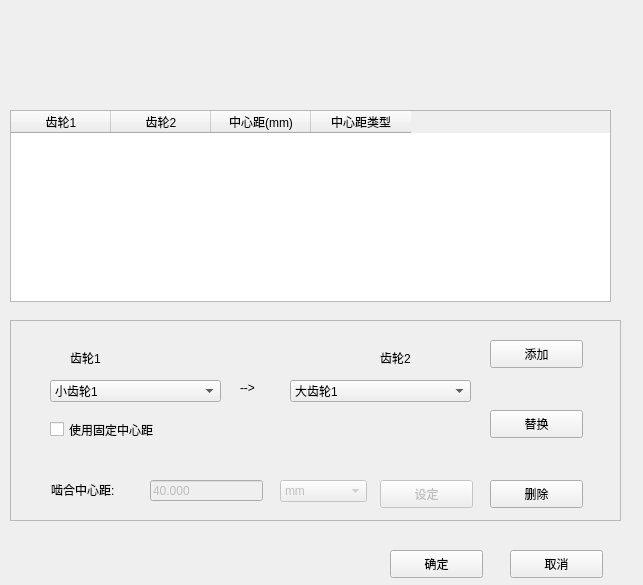
<?xml version="1.0" encoding="UTF-8"?>
<ui version="4.0">
 <class>EditMeshing</class>
 <widget class="QWidget" name="EditMeshing">
  <property name="geometry">
   <rect>
    <x>0</x>
    <y>0</y>
    <width>643</width>
    <height>585</height>
   </rect>
  </property>
  <property name="windowTitle">
   <string>Form</string>
  </property>
  <widget class="QFrame" name="frame">
   <property name="geometry">
    <rect>
     <x>10</x>
     <y>320</y>
     <width>611</width>
     <height>201</height>
    </rect>
   </property>
   <property name="frameShape">
    <enum>QFrame::StyledPanel</enum>
   </property>
   <property name="frameShadow">
    <enum>QFrame::Raised</enum>
   </property>
   <widget class="QLabel" name="label">
    <property name="geometry">
     <rect>
      <x>60</x>
      <y>30</y>
      <width>72</width>
      <height>15</height>
     </rect>
    </property>
    <property name="text">
     <string>齿轮1</string>
    </property>
   </widget>
   <widget class="QLabel" name="label_2">
    <property name="geometry">
     <rect>
      <x>370</x>
      <y>30</y>
      <width>72</width>
      <height>15</height>
     </rect>
    </property>
    <property name="text">
     <string>齿轮2</string>
    </property>
   </widget>
   <widget class="QLabel" name="label_3">
    <property name="geometry">
     <rect>
      <x>230</x>
      <y>60</y>
      <width>72</width>
      <height>15</height>
     </rect>
    </property>
    <property name="text">
     <string>--&gt;</string>
    </property>
   </widget>
   <widget class="QCheckBox" name="checkBox">
    <property name="geometry">
     <rect>
      <x>40</x>
      <y>100</y>
      <width>141</width>
      <height>19</height>
     </rect>
    </property>
    <property name="text">
     <string>使用固定中心距</string>
    </property>
   </widget>
   <widget class="QLabel" name="label_4">
    <property name="geometry">
     <rect>
      <x>41</x>
      <y>160</y>
      <width>91</width>
      <height>20</height>
     </rect>
    </property>
    <property name="text">
     <string>啮合中心距:</string>
    </property>
   </widget>
   <widget class="QLineEdit" name="lineEdit">
    <property name="enabled">
     <bool>false</bool>
    </property>
    <property name="geometry">
     <rect>
      <x>140</x>
      <y>160</y>
      <width>113</width>
      <height>21</height>
     </rect>
    </property>
    <property name="text">
     <string>40.000</string>
    </property>
   </widget>
   <widget class="QComboBox" name="comboBox">
    <property name="enabled">
     <bool>false</bool>
    </property>
    <property name="geometry">
     <rect>
      <x>270</x>
      <y>160</y>
      <width>87</width>
      <height>22</height>
     </rect>
    </property>
    <item>
     <property name="text">
      <string>mm</string>
     </property>
    </item>
    <item>
     <property name="text">
      <string>m</string>
     </property>
    </item>
    <item>
     <property name="text">
      <string>cm</string>
     </property>
    </item>
    <item>
     <property name="text">
      <string>dm</string>
     </property>
    </item>
    <item>
     <property name="text">
      <string>inch</string>
     </property>
    </item>
    <item>
     <property name="text">
      <string>in</string>
     </property>
    </item>
   </widget>
   <widget class="QPushButton" name="addButton">
    <property name="geometry">
     <rect>
      <x>480</x>
      <y>20</y>
      <width>93</width>
      <height>28</height>
     </rect>
    </property>
    <property name="text">
     <string>添加</string>
    </property>
   </widget>
   <widget class="QPushButton" name="replaceButton">
    <property name="geometry">
     <rect>
      <x>480</x>
      <y>90</y>
      <width>93</width>
      <height>28</height>
     </rect>
    </property>
    <property name="text">
     <string>替换</string>
    </property>
   </widget>
   <widget class="QPushButton" name="deleteButton">
    <property name="geometry">
     <rect>
      <x>480</x>
      <y>160</y>
      <width>93</width>
      <height>28</height>
     </rect>
    </property>
    <property name="text">
     <string>删除</string>
    </property>
   </widget>
   <widget class="QPushButton" name="setButton">
    <property name="enabled">
     <bool>false</bool>
    </property>
    <property name="geometry">
     <rect>
      <x>370</x>
      <y>160</y>
      <width>93</width>
      <height>28</height>
     </rect>
    </property>
    <property name="text">
     <string>设定</string>
    </property>
   </widget>
   <widget class="QComboBox" name="comboBox_2">
    <property name="geometry">
     <rect>
      <x>40</x>
      <y>60</y>
      <width>171</width>
      <height>22</height>
     </rect>
    </property>
    <item>
     <property name="text">
      <string>小齿轮1</string>
     </property>
    </item>
    <item>
     <property name="text">
      <string>大齿轮1</string>
     </property>
    </item>
   </widget>
   <widget class="QComboBox" name="comboBox_3">
    <property name="geometry">
     <rect>
      <x>280</x>
      <y>60</y>
      <width>181</width>
      <height>22</height>
     </rect>
    </property>
    <item>
     <property name="text">
      <string>大齿轮1</string>
     </property>
    </item>
    <item>
     <property name="text">
      <string>小齿轮1</string>
     </property>
    </item>
   </widget>
  </widget>
  <widget class="QPushButton" name="confirmButton">
   <property name="geometry">
    <rect>
     <x>390</x>
     <y>550</y>
     <width>93</width>
     <height>28</height>
    </rect>
   </property>
   <property name="text">
    <string>确定</string>
   </property>
  </widget>
  <widget class="QPushButton" name="cancelButton">
   <property name="geometry">
    <rect>
     <x>510</x>
     <y>550</y>
     <width>93</width>
     <height>28</height>
    </rect>
   </property>
   <property name="text">
    <string>取消</string>
   </property>
  </widget>
  <widget class="QTableWidget" name="tableWidget">
   <property name="geometry">
    <rect>
     <x>10</x>
     <y>110</y>
     <width>601</width>
     <height>192</height>
    </rect>
   </property>
   <property name="showGrid">
    <bool>false</bool>
   </property>
   <attribute name="verticalHeaderVisible">
    <bool>false</bool>
   </attribute>
   <column>
    <property name="text">
     <string>齿轮1</string>
    </property>
   </column>
   <column>
    <property name="text">
     <string>齿轮2</string>
    </property>
   </column>
   <column>
    <property name="text">
     <string>中心距(mm)</string>
    </property>
   </column>
   <column>
    <property name="text">
     <string>中心距类型</string>
    </property>
   </column>
  </widget>
 </widget>
 <resources/>
 <connections/>
</ui>
